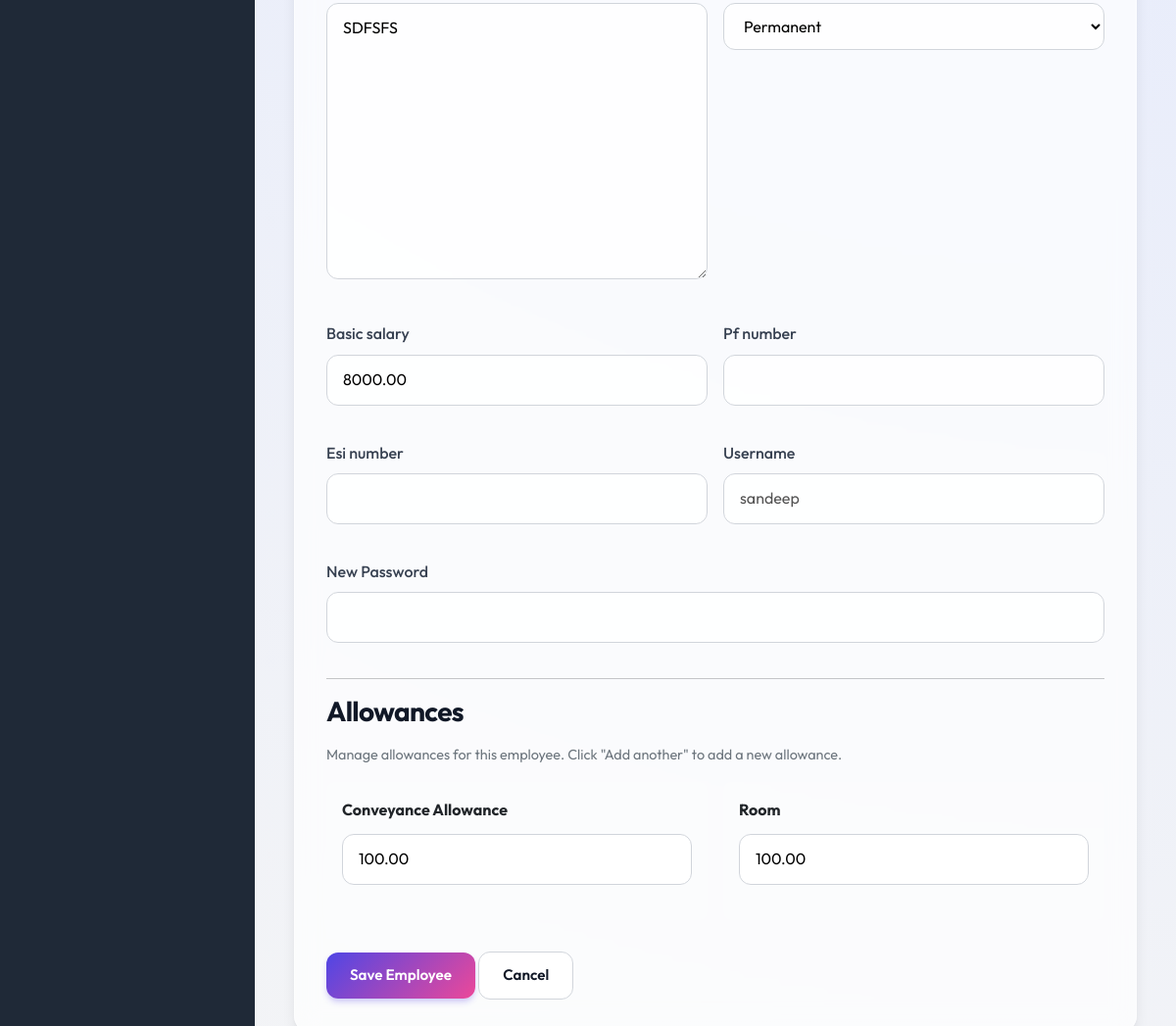
The app's page /employees/5/edit/ (signed in, lower part), older data.
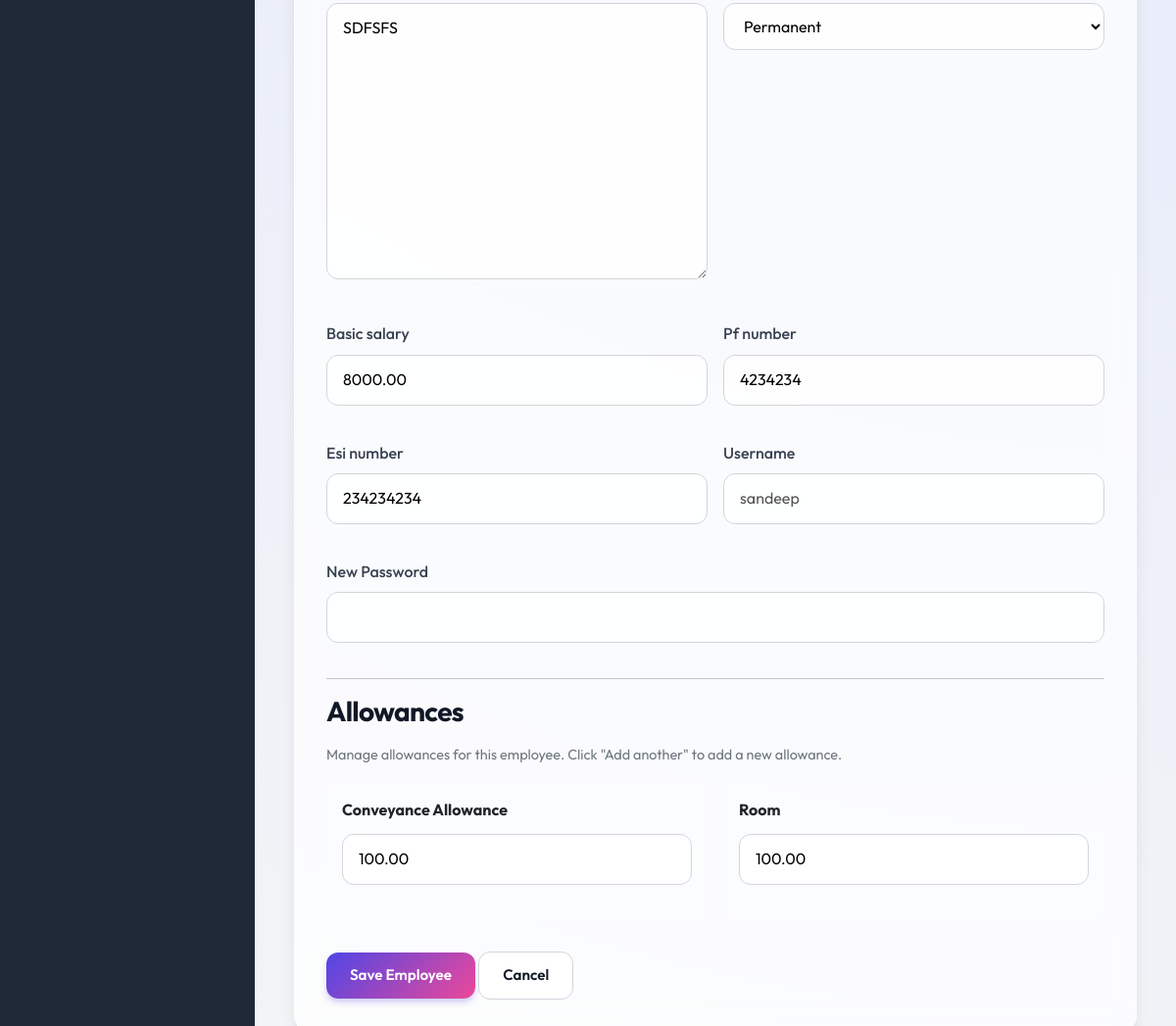
The same page, newer data.
### core/models.py (models this page shows, shortened)
class Employee(models.Model):
    user = models.OneToOneField(User, on_delete=models.SET_NULL, null=True, blank=True, related_name='employee_profile')
    GENDER_CHOICES = [
        ('M', 'Male'),
        ('F', 'Female'),
        ('O', 'Other'),
    ]
    EMPLOYMENT_TYPE_CHOICES = [
        ('Permanent', 'Permanent'),
        ('Trainee', 'Trainee'),
        ('Contract', 'Contract'),
        ('Daily Wages', 'Daily Wages'),
        ('Internship', 'Internship'),
        ('Part-Time', 'Part-Time'),
        ('Full-Time', 'Full-Time'),
    ]
    employee_code = models.CharField(max_length=20, unique=True, default=0)
    full_name = models.CharField(max_length=255, default='')
    address = models.TextField(default='')
    date_of_birth = models.DateField(null=True, blank=True, default=None)
    contact_number = models.CharField(max_length=15, default='')
    aadhar_number = models.CharField(max_length=12, default='')
    sex = models.CharField(max_length=1, choices=GENDER_CHOICES, null=True, blank=True, default=None)
    nationality = models.CharField(max_length=50, default='')
    state = models.CharField(max_length=50, default='')
    joining_date = models.DateField(default=datetime.date.today)
    department = models.ForeignKey(Department, on_delete=models.SET_NULL, null=True, blank=True)
    designation = models.ForeignKey(Designation, on_delete=models.SET_NULL, null=True, blank=True)
    previous_experience = models.TextField(default='')
    employment_type = models.CharField(max_length=20, choices=EMPLOYMENT_TYPE_CHOICES, default='Permanent')
    basic_salary = models.DecimalField(max_digits=10, decimal_places=2, default=0.00)
    allowances = models.ManyToManyField(Allowance, through='EmployeeAllowance', blank=True)
    pf_number = models.CharField(max_length=50, blank=True, null=True)
    esi_number = models.CharField(max_length=50, blank=True, null=True)

### core/views.py (the view)
# urls.py: path('employees/<int:pk>/edit/', views.employee_edit, name='employee_edit'),
@login_required
def employee_edit(request, pk):
    employee = get_object_or_404(Employee, pk=pk)
    allowances = Allowance.objects.all()
    for allowance in allowances:
        EmployeeAllowance.objects.get_or_create(
            employee=employee,
            allowance=allowance,
            defaults={'amount': 0}
        )
    EmployeeAllowanceFormSetFixed = inlineformset_factory(
        Employee,
        EmployeeAllowance,
        form=EmployeeAllowanceForm,
        extra=0,
        can_delete=False
    )
    if request.method == 'POST':
        form = EmployeeForm(request.POST, instance=employee)
        formset = EmployeeAllowanceFormSetFixed(request.POST, instance=employee)
        if form.is_valid() and formset.is_valid():
            try:
                with transaction.atomic():
                    form.save()
                    formset.save()
                    messages.success(request, f"Employee {employee.full_name} updated locally.")
                    return redirect('employee_list')
            except Exception as e:
                print(f"Error updating employee: {e}")
                messages.error(request, f"System Error: {str(e)}")
        else:
             print("Edit Form Errors:", form.errors)
             print("Edit Formset Errors:", formset.errors)
             messages.error(request, "Please correct the errors below.")
    else:
        form = EmployeeForm(instance=employee)
        formset = EmployeeAllowanceFormSetFixed(instance=employee)
    return render(request, 'core/employee_form.html', {'form': form, 'formset': formset})

### core/models.py (called while the page is built)
    def __str__(self):
        return self.name

    def __str__(self):
        return self.name

### core/templates/core/employee_form.html (shortened to what this page needs)
{% extends 'core/dashboard_base.html' %}
{% load static %}
{% block dashboard_content %}
<form method="post" class="card">
    <div style="display: flex; flex-wrap: wrap; gap: 1rem;">
        {% for field in form %}
        <div style="flex: 1 1 300px; min-width: 250px;" class="{% if field.errors %}has-error{% endif %}">
            <label for="{{ field.id_for_label }}">{{ field.label }}</label>
            {{ field }}
        </div>
        {% endfor %}
    </div>
    <hr>
    <h3>Allowances</h3>
    <p class="text-secondary" style="font-size: 0.9em;">Manage allowances for this employee. Click "Add another" to add
        a new allowance.</p>
    <div id="allowance-formset" style="display: flex; flex-wrap: wrap; gap: 1rem;">
        {% for form in formset %}
        <div class="allowance-row card-sub"
            style="flex: 1 1 200px; display: flex; flex-direction: column; gap: 0.5rem; padding: 1rem; background: rgba(255,255,255,0.05); border-radius: 8px;">
            <div style="font-weight: bold; margin-bottom: 0.25rem;">
                {% if form.instance.allowance %}
                {{ form.instance.allowance.name }}
                {% elif form.initial.allowance %}
                {{ form.initial.allowance.name }}
                {% endif %}
            </div>
            <div class="{% if form.amount.errors %}has-error{% endif %}">
                {{ form.amount }}
            </div>
        </div>
        {% endfor %}
    </div>
    <div class="form-actions" style="margin-top: 2rem;">
        <button type="submit" class="btn btn-primary">Save Employee</button>
        <a href="{% url 'employee_list' %}" class="btn btn-secondary">Cancel</a>
    </div>
</form>
{% endblock %}

Row changes from the older to the newer data that the page shows:
changed Employee "SDFSFS": pf_number (not shown) → "4234234"; esi_number (not shown) → "234234234"
